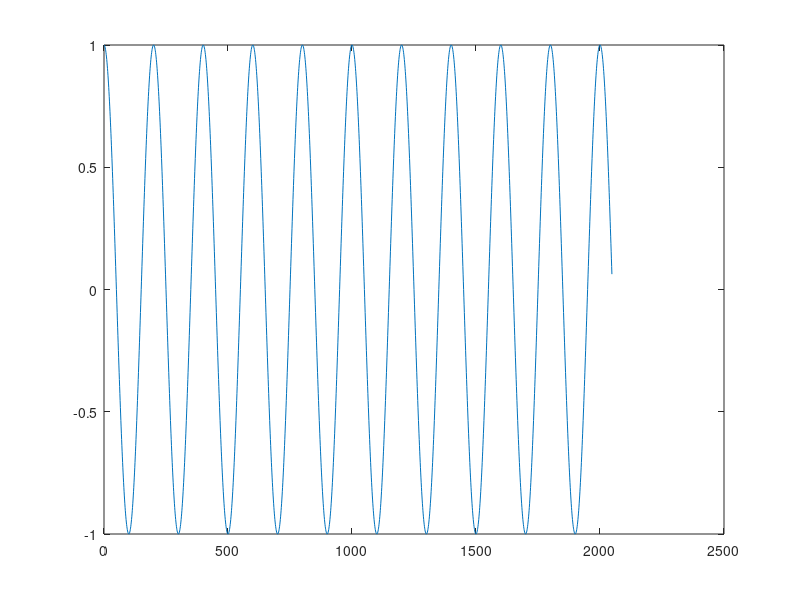

Recreate this plot in MATLAB.
%%
clear all; close all; clc;

N = 2048;
n = 1:N;

fs = 200e3; T = 1/fs;
f = 1e3;

x = cos(2*pi*f*n*T);

figure; plot(n, x)

X = fft(x);

Px = sum(x.^2)/N

PX = sum(abs(X).^2)/N^2

Xone = X(1:N/2+1);
Xone(2:end) = 2*Xone(2:end);

PXone = sum(abs(Xone).^2)/(2*N^2)

df = fs/N;

Pm = sum(abs(Xone).^2)/(2*N^2*df);

P = sum(Pm*df)


